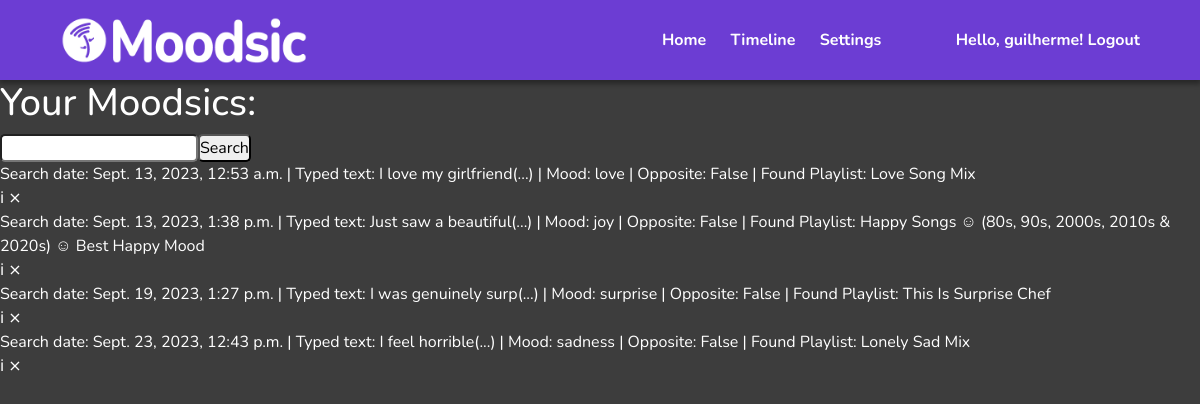
/timeline/ (signed in), run on an earlier commit of the app's database.
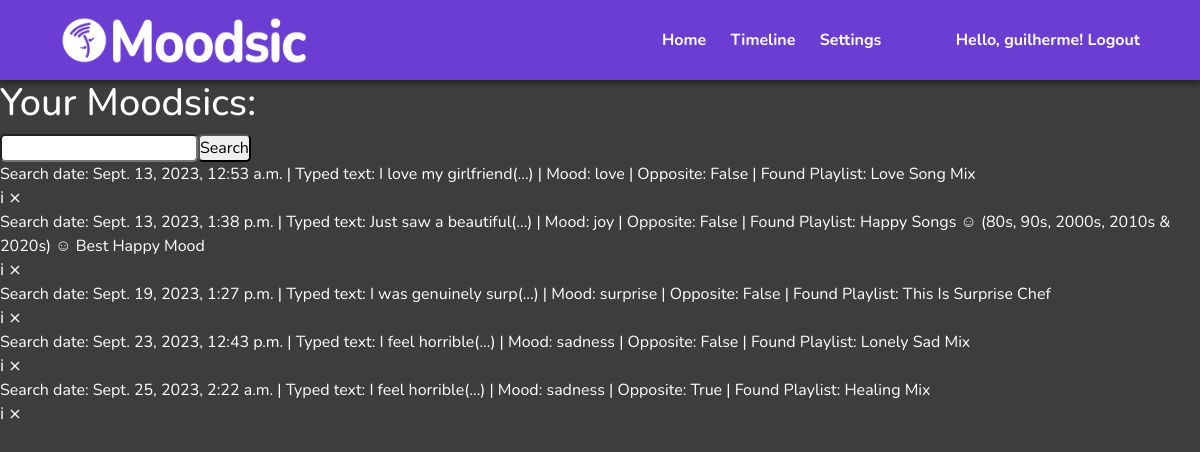
And on a later commit of the database.
### Moodsic/models.py (models this page shows, shortened)
class Moodsic(models.Model):
    user = models.ForeignKey(User, on_delete = models.CASCADE, null = True, blank = True)
    playlist = models.ForeignKey(Playlist, on_delete= models.CASCADE, null = True, blank= True)
    mood = models.CharField(max_length = 30)
    typedText = models.CharField(max_length= 600)
    searchDate = models.DateTimeField(auto_now_add=True, auto_now=False)
    opposite = models.BooleanField()

class Playlist(models.Model):
    title = models.CharField(max_length = 300)
    description = models.CharField(max_length = 600)
    owner = models.CharField(max_length=300)
    link = models.CharField(max_length=300)
    image = models.CharField(max_length=300)

### Moodsic/views.py (the view)
# urls.py: path('timeline/', TimelineView.as_view(), name='timeline'),
class TimelineView(LoginRequiredMixin, ListView):
    model = Moodsic
    template_name = 'Moodsic/timeline.html'
    context_object_name = 'moodsics'
    success_url = reverse_lazy('timeline')
    def get_context_data(self, **kwargs):
        context = super().get_context_data(**kwargs)
        context['moodsics'] = context['moodsics'].filter(user = self.request.user)
        return context

### Moodsic/templates/Moodsic/timeline.html (shortened to what this page needs)
{% load static %}
<!DOCTYPE html>
<html lang="en">
<head>
    <link href="https://cdn.jsdelivr.net/npm/bootstrap@5.3.2/dist/css/bootstrap.min.css" rel="stylesheet">
    <link rel="stylesheet" href="{% static 'Moodsic/css/styles.css' %}">
</head>
<body>
    {% include 'Moodsic/header.html' %}
    <h2 class="timeline-text">Your Moodsics:</h2>
    <div id="search-add-wrapper">
        <form method="GET" style="display: flex;">
            <input id="search_text" type="text" name="search-area" value="{{search_input}}">
            <input class="button" type="submit" value="Search">
        </form>
        <div class="timeline-items-wrapper">
            {% for moodsic in moodsics %}
                <div class="moodsic-wrapper" role="button" onclick="location.href='{% url "moodsic-details" pk=moodsic.id %}'">
                    <div class ="moodsic-descricao">
                        <span>Search date: </span> {{moodsic.searchDate}} |
                        <span>Typed text: </span> {{moodsic.typedText|slice:":20"}}(...) |
                        <span>Mood: </span> {{moodsic.mood}} |
                        <span>Opposite: </span> {{moodsic.opposite}} |
                        <span>Found Playlist: </span> {{moodsic.playlist.title}}
                    </div>
                    <div class = "moodsic-buttons">
                        <a class="details-link" href="{% url 'moodsic-details' pk=moodsic.id %}">&#08505;</a>
                        <a class="delete-link" href="{% url 'moodsic-delete' pk=moodsic.id %}">&#10799;</a>
                    </div>
                </div>
            {% empty %}
            <div class="moodsic-wrapper">
                <h3>No Moodsics found.</h3>
                <h4>Save some Moodsics or change or search terms.</h4>
            </div>
            {% endfor %}
        </div>
    </div>
</body>
</html>

What changed in the data, as far as the page shows it:
added Moodsic: searchDate "Sept. 25, 2023, 2:22 a.m.", typedText "I feel horrible", mood "sadness", opposite "True", playlist "Healing Mix"
